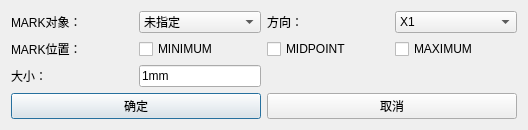
<?xml version="1.0" encoding="UTF-8"?>
<ui version="4.0">
 <class>Dialog</class>
 <widget class="QDialog" name="Dialog">
  <property name="geometry">
   <rect>
    <x>0</x>
    <y>0</y>
    <width>528</width>
    <height>119</height>
   </rect>
  </property>
  <property name="windowTitle">
   <string>MARK</string>
  </property>
  <layout class="QVBoxLayout" name="verticalLayout">
   <item>
    <layout class="QGridLayout" name="gridLayout" columnstretch="1,1,1,1">
     <property name="sizeConstraint">
      <enum>QLayout::SetDefaultConstraint</enum>
     </property>
     <item row="0" column="0">
      <widget class="QLabel" name="label">
       <property name="text">
        <string>MARK对象：</string>
       </property>
      </widget>
     </item>
     <item row="0" column="1">
      <widget class="QComboBox" name="comboBox_obj">
       <item>
        <property name="text">
         <string>未指定</string>
        </property>
       </item>
      </widget>
     </item>
     <item row="0" column="2">
      <widget class="QLabel" name="label_2">
       <property name="text">
        <string>方向：</string>
       </property>
      </widget>
     </item>
     <item row="0" column="3">
      <widget class="QComboBox" name="comboBox_x">
       <item>
        <property name="text">
         <string>X1</string>
        </property>
       </item>
       <item>
        <property name="text">
         <string>X2</string>
        </property>
       </item>
       <item>
        <property name="text">
         <string>X3</string>
        </property>
       </item>
      </widget>
     </item>
     <item row="2" column="0">
      <widget class="QLabel" name="label_3">
       <property name="text">
        <string>大小：</string>
       </property>
      </widget>
     </item>
     <item row="2" column="1">
      <widget class="QLineEdit" name="lineEdit_size">
       <property name="text">
        <string>1mm</string>
       </property>
      </widget>
     </item>
     <item row="1" column="0">
      <widget class="QLabel" name="label_4">
       <property name="text">
        <string>MARK位置：</string>
       </property>
      </widget>
     </item>
     <item row="1" column="1">
      <widget class="QCheckBox" name="checkBox_min">
       <property name="text">
        <string>MINIMUM</string>
       </property>
      </widget>
     </item>
     <item row="1" column="2">
      <widget class="QCheckBox" name="checkBox_mid">
       <property name="text">
        <string>MIDPOINT</string>
       </property>
      </widget>
     </item>
     <item row="1" column="3">
      <widget class="QCheckBox" name="checkBox_max">
       <property name="text">
        <string>MAXIMUM</string>
       </property>
      </widget>
     </item>
    </layout>
   </item>
   <item>
    <layout class="QHBoxLayout" name="horizontalLayout_3">
     <item>
      <widget class="QPushButton" name="pb_ok">
       <property name="text">
        <string>确定</string>
       </property>
      </widget>
     </item>
     <item>
      <widget class="QPushButton" name="pb_cancel">
       <property name="text">
        <string>取消</string>
       </property>
      </widget>
     </item>
    </layout>
   </item>
  </layout>
 </widget>
 <tabstops>
  <tabstop>pb_ok</tabstop>
  <tabstop>pb_cancel</tabstop>
  <tabstop>comboBox_obj</tabstop>
  <tabstop>comboBox_x</tabstop>
  <tabstop>checkBox_min</tabstop>
  <tabstop>checkBox_mid</tabstop>
  <tabstop>checkBox_max</tabstop>
  <tabstop>lineEdit_size</tabstop>
 </tabstops>
 <resources/>
 <connections/>
</ui>
